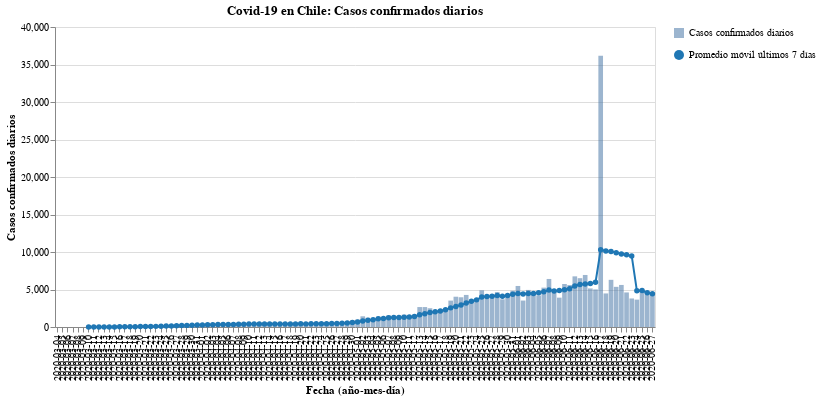

Notebook cell for this chart:
### Code cell
#hide_input
bars, line = my_cases_plot(region)
(bars + line).properties(
    title=f'Covid-19 en Chile: Casos confirmados diarios',
    width=600
)

### Figure 1 — Vega-Lite specification as saved in the notebook (floating-point values rounded to 4 significant figures)
{"config": {"view": {"continuousWidth": 400, "continuousHeight": 300}}, "layer": [{"mark": {"type": "bar", "opacity": 0.7}, "encoding": {"opacity": {"type": "nominal", "field": "Casos confirmados diarios", "legend": {"title": ""}}, "tooltip": [{"type": "nominal", "field": "Fecha"}, {"type": "quantitative", "field": "Casos confirmados"}], "x": {"type": "nominal", "axis": {"title": "Fecha (año-mes-día)"}, "field": "Fecha"}, "y": {"type": "quantitative", "axis": {"title": "Casos confirmados diarios"}, "field": "Casos confirmados"}}}, {"mark": {"type": "line", "color": "#1f77b4", "point": {"filled": true, "fill": "#1f77b4"}}, "encoding": {"shape": {"type": "nominal", "field": "Promedio móvil últimos 7 días", "legend": {"title": ""}}, "x": {"type": "nominal", "axis": {"title": "Fecha (año-mes-día)"}, "field": "Fecha"}, "y": {"type": "quantitative", "field": "Rolling"}}}], "data": {"name": "data-73587dfa3d5a085f0be27019040148b0"}, "title": "Covid-19 en Chile: Casos confirmados diarios", "width": 600, "$schema": "https://vega.github.io/schema/vega-lite/v4.8.1.json", "datasets": {"data-73587dfa3d5a085f0be27019040148b0": [{"Fecha": "2020-03-04", "Casos confirmados": 2, "Rolling": null, "Casos confirmados diarios": "Casos confirmados diarios", "Promedio móvil últimos 7 días": "Promedio móvil últimos 7 días"}, {"Fecha": "2020-03-05", "Casos confirmados": 1, "Rolling": null, "Casos confirmados diarios": "Casos confirmados diarios", "Promedio móvil últimos 7 días": "Promedio móvil últimos 7 días"}, {"Fecha": "2020-03-06", "Casos confirmados": 1, "Rolling": null, "Casos confirmados diarios": "Casos confirmados diarios", "Promedio móvil últimos 7 días": "Promedio móvil últimos 7 días"}, {"Fecha": "2020-03-07", "Casos confirmados": 2, "Rolling": null, "Casos confirmados diarios": "Casos confirmados diarios", "Promedio móvil últimos 7 días": "Promedio móvil últimos 7 días"}, {"Fecha": "2020-03-08", "Casos confirmados": 3, "Rolling": null, "Casos confirmados diarios": "Casos confirmados diarios", "Promedio móvil últimos 7 días": "Promedio móvil últimos 7 días"}, {"Fecha": "2020-03-09", "Casos confirmados": 5, "Rolling": null, "Casos confirmados diarios": "Casos confirmados diarios", "Promedio móvil últimos 7 días": "Promedio móvil últimos 7 días"}, {"Fecha": "2020-03-10", "Casos confirmados": 2, "Rolling": 2.286, "Casos confirmados diarios": "Casos confirmados diarios", "Promedio móvil últimos 7 días": "Promedio móvil últimos 7 días"}, {"Fecha": "2020-03-11", "Casos confirmados": 6, "Rolling": 2.857, "Casos confirmados diarios": "Casos confirmados diarios", "Promedio móvil últimos 7 días": "Promedio móvil últimos 7 días"}, {"Fecha": "2020-03-12", "Casos confirmados": 10, "Rolling": 4.143, "Casos confirmados diarios": "Casos confirmados diarios", "Promedio móvil últimos 7 días": "Promedio móvil últimos 7 días"}, {"Fecha": "2020-03-13", "Casos confirmados": 10, "Rolling": 5.429, "Casos confirmados diarios": "Casos confirmados diarios", "Promedio móvil últimos 7 días": "Promedio móvil últimos 7 días"}, {"Fecha": "2020-03-14", "Casos confirmados": 18, "Rolling": 7.714, "Casos confirmados diarios": "Casos confirmados diarios", "Promedio móvil últimos 7 días": "Promedio móvil últimos 7 días"}, {"Fecha": "2020-03-15", "Casos confirmados": 14, "Rolling": 9.286, "Casos confirmados diarios": "Casos confirmados diarios", "Promedio móvil últimos 7 días": "Promedio móvil últimos 7 días"}, {"Fecha": "2020-03-16", "Casos confirmados": 81, "Rolling": 20.14, "Casos confirmados diarios": "Casos confirmados diarios", "Promedio móvil últimos 7 días": "Promedio móvil últimos 7 días"}, {"Fecha": "2020-03-17", "Casos confirmados": 45, "Rolling": 26.29, "Casos confirmados diarios": "Casos confirmados diarios", "Promedio móvil últimos 7 días": "Promedio móvil últimos 7 días"}, {"Fecha": "2020-03-18", "Casos confirmados": 37, "Rolling": 30.71, "Casos confirmados diarios": "Casos confirmados diarios", "Promedio móvil últimos 7 días": "Promedio móvil últimos 7 días"}, {"Fecha": "2020-03-19", "Casos confirmados": 104, "Rolling": 44.14, "Casos confirmados diarios": "Casos confirmados diarios", "Promedio móvil últimos 7 días": "Promedio móvil últimos 7 días"}, {"Fecha": "2020-03-20", "Casos confirmados": 92, "Rolling": 55.86, "Casos confirmados diarios": "Casos confirmados diarios", "Promedio móvil últimos 7 días": "Promedio móvil últimos 7 días"}, {"Fecha": "2020-03-21", "Casos confirmados": 103, "Rolling": 68.0, "Casos confirmados diarios": "Casos confirmados diarios", "Promedio móvil últimos 7 días": "Promedio móvil últimos 7 días"}, {"Fecha": "2020-03-22", "Casos confirmados": 95, "Rolling": 79.57, "Casos confirmados diarios": "Casos confirmados diarios", "Promedio móvil últimos 7 días": "Promedio móvil últimos 7 días"}, {"Fecha": "2020-03-23", "Casos confirmados": 114, "Rolling": 84.29, "Casos confirmados diarios": "Casos confirmados diarios", "Promedio móvil últimos 7 días": "Promedio móvil últimos 7 días"}, {"Fecha": "2020-03-24", "Casos confirmados": 176, "Rolling": 103.0, "Casos confirmados diarios": "Casos confirmados diarios", "Promedio móvil últimos 7 días": "Promedio móvil últimos 7 días"}, {"Fecha": "2020-03-25", "Casos confirmados": 220, "Rolling": 129.1, "Casos confirmados diarios": "Casos confirmados diarios", "Promedio móvil últimos 7 días": "Promedio móvil últimos 7 días"}, {"Fecha": "2020-03-26", "Casos confirmados": 164, "Rolling": 137.7, "Casos confirmados diarios": "Casos confirmados diarios", "Promedio móvil últimos 7 días": "Promedio móvil últimos 7 días"}, {"Fecha": "2020-03-27", "Casos confirmados": 304, "Rolling": 168.0, "Casos confirmados diarios": "Casos confirmados diarios", "Promedio móvil últimos 7 días": "Promedio móvil últimos 7 días"}, {"Fecha": "2020-03-28", "Casos confirmados": 299, "Rolling": 196.0, "Casos confirmados diarios": "Casos confirmados diarios", "Promedio móvil últimos 7 días": "Promedio móvil últimos 7 días"}, {"Fecha": "2020-03-29", "Casos confirmados": 230, "Rolling": 215.3, "Casos confirmados diarios": "Casos confirmados diarios", "Promedio móvil últimos 7 días": "Promedio móvil últimos 7 días"}, {"Fecha": "2020-03-30", "Casos confirmados": 310, "Rolling": 243.3, "Casos confirmados diarios": "Casos confirmados diarios", "Promedio móvil últimos 7 días": "Promedio móvil últimos 7 días"}, {"Fecha": "2020-03-31", "Casos confirmados": 289, "Rolling": 259.4, "Casos confirmados diarios": "Casos confirmados diarios", "Promedio móvil últimos 7 días": "Promedio móvil últimos 7 días"}, {"Fecha": "2020-04-01", "Casos confirmados": 293, "Rolling": 269.9, "Casos confirmados diarios": "Casos confirmados diarios", "Promedio móvil últimos 7 días": "Promedio móvil últimos 7 días"}, {"Fecha": "2020-04-02", "Casos confirmados": 373, "Rolling": 299.7, "Casos confirmados diarios": "Casos confirmados diarios", "Promedio móvil últimos 7 días": "Promedio móvil últimos 7 días"}, {"Fecha": "2020-04-03", "Casos confirmados": 333, "Rolling": 303.9, "Casos confirmados diarios": "Casos confirmados diarios", "Promedio móvil últimos 7 días": "Promedio móvil últimos 7 días"}, {"Fecha": "2020-04-04", "Casos confirmados": 424, "Rolling": 321.7, "Casos confirmados diarios": "Casos confirmados diarios", "Promedio móvil últimos 7 días": "Promedio móvil últimos 7 días"}, {"Fecha": "2020-04-05", "Casos confirmados": 310, "Rolling": 333.1, "Casos confirmados diarios": "Casos confirmados diarios", "Promedio móvil últimos 7 días": "Promedio móvil últimos 7 días"}, {"Fecha": "2020-04-06", "Casos confirmados": 344, "Rolling": 338.0, "Casos confirmados diarios": "Casos confirmados diarios", "Promedio móvil últimos 7 días": "Promedio móvil últimos 7 días"}, {"Fecha": "2020-04-07", "Casos confirmados": 301, "Rolling": 339.7, "Casos confirmados diarios": "Casos confirmados diarios", "Promedio móvil últimos 7 días": "Promedio móvil últimos 7 días"}, {"Fecha": "2020-04-08", "Casos confirmados": 430, "Rolling": 359.3, "Casos confirmados diarios": "Casos confirmados diarios", "Promedio móvil últimos 7 días": "Promedio móvil últimos 7 días"}, {"Fecha": "2020-04-09", "Casos confirmados": 426, "Rolling": 366.9, "Casos confirmados diarios": "Casos confirmados diarios", "Promedio móvil últimos 7 días": "Promedio móvil últimos 7 días"}, {"Fecha": "2020-04-10", "Casos confirmados": 529, "Rolling": 394.9, "Casos confirmados diarios": "Casos confirmados diarios", "Promedio móvil últimos 7 días": "Promedio móvil últimos 7 días"}, {"Fecha": "2020-04-11", "Casos confirmados": 426, "Rolling": 395.1, "Casos confirmados diarios": "Casos confirmados diarios", "Promedio móvil últimos 7 días": "Promedio móvil últimos 7 días"}, {"Fecha": "2020-04-12", "Casos confirmados": 286, "Rolling": 391.7, "Casos confirmados diarios": "Casos confirmados diarios", "Promedio móvil últimos 7 días": "Promedio móvil últimos 7 días"}, {"Fecha": "2020-04-13", "Casos confirmados": 312, "Rolling": 387.1, "Casos confirmados diarios": "Casos confirmados diarios", "Promedio móvil últimos 7 días": "Promedio móvil últimos 7 días"}, {"Fecha": "2020-04-14", "Casos confirmados": 392, "Rolling": 400.1, "Casos confirmados diarios": "Casos confirmados diarios", "Promedio móvil últimos 7 días": "Promedio móvil últimos 7 días"}, {"Fecha": "2020-04-15", "Casos confirmados": 356, "Rolling": 389.6, "Casos confirmados diarios": "Casos confirmados diarios", "Promedio móvil últimos 7 días": "Promedio móvil últimos 7 días"}, {"Fecha": "2020-04-16", "Casos confirmados": 534, "Rolling": 405.0, "Casos confirmados diarios": "Casos confirmados diarios", "Promedio móvil últimos 7 días": "Promedio móvil últimos 7 días"}, {"Fecha": "2020-04-17", "Casos confirmados": 445, "Rolling": 393.0, "Casos confirmados diarios": "Casos confirmados diarios", "Promedio móvil últimos 7 días": "Promedio móvil últimos 7 días"}, {"Fecha": "2020-04-18", "Casos confirmados": 478, "Rolling": 400.4, "Casos confirmados diarios": "Casos confirmados diarios", "Promedio móvil últimos 7 días": "Promedio móvil últimos 7 días"}, {"Fecha": "2020-04-19", "Casos confirmados": 358, "Rolling": 410.7, "Casos confirmados diarios": "Casos confirmados diarios", "Promedio móvil últimos 7 días": "Promedio móvil últimos 7 días"}, {"Fecha": "2020-04-20", "Casos confirmados": 419, "Rolling": 426.0, "Casos confirmados diarios": "Casos confirmados diarios", "Promedio móvil últimos 7 días": "Promedio móvil últimos 7 días"}, {"Fecha": "2020-04-21", "Casos confirmados": 325, "Rolling": 416.4, "Casos confirmados diarios": "Casos confirmados diarios", "Promedio móvil últimos 7 días": "Promedio móvil últimos 7 días"}, {"Fecha": "2020-04-22", "Casos confirmados": 464, "Rolling": 431.9, "Casos confirmados diarios": "Casos confirmados diarios", "Promedio móvil últimos 7 días": "Promedio móvil últimos 7 días"}, {"Fecha": "2020-04-23", "Casos confirmados": 516, "Rolling": 429.3, "Casos confirmados diarios": "Casos confirmados diarios", "Promedio móvil últimos 7 días": "Promedio móvil últimos 7 días"}, {"Fecha": "2020-04-24", "Casos confirmados": 494, "Rolling": 436.3, "Casos confirmados diarios": "Casos confirmados diarios", "Promedio móvil últimos 7 días": "Promedio móvil últimos 7 días"}, {"Fecha": "2020-04-25", "Casos confirmados": 552, "Rolling": 446.9, "Casos confirmados diarios": "Casos confirmados diarios", "Promedio móvil últimos 7 días": "Promedio móvil últimos 7 días"}, {"Fecha": "2020-04-26", "Casos confirmados": 473, "Rolling": 463.3, "Casos confirmados diarios": "Casos confirmados diarios", "Promedio móvil últimos 7 días": "Promedio móvil últimos 7 días"}, {"Fecha": "2020-04-27", "Casos confirmados": 482, "Rolling": 472.3, "Casos confirmados diarios": "Casos confirmados diarios", "Promedio móvil últimos 7 días": "Promedio móvil últimos 7 días"}, {"Fecha": "2020-04-28", "Casos confirmados": 552, "Rolling": 504.7, "Casos confirmados diarios": "Casos confirmados diarios", "Promedio móvil últimos 7 días": "Promedio móvil últimos 7 días"}, {"Fecha": "2020-04-29", "Casos confirmados": 770, "Rolling": 548.4, "Casos confirmados diarios": "Casos confirmados diarios", "Promedio móvil últimos 7 días": "Promedio móvil últimos 7 días"}, {"Fecha": "2020-04-30", "Casos confirmados": 888, "Rolling": 601.6, "Casos confirmados diarios": "Casos confirmados diarios", "Promedio móvil últimos 7 días": "Promedio móvil últimos 7 días"}, {"Fecha": "2020-05-01", "Casos confirmados": 985, "Rolling": 671.7, "Casos confirmados diarios": "Casos confirmados diarios", "Promedio móvil últimos 7 días": "Promedio móvil últimos 7 días"}, {"Fecha": "2020-05-02", "Casos confirmados": 1427, "Rolling": 796.7, "Casos confirmados diarios": "Casos confirmados diarios", "Promedio móvil últimos 7 días": "Promedio móvil últimos 7 días"}, {"Fecha": "2020-05-03", "Casos confirmados": 1228, "Rolling": 904.6, "Casos confirmados diarios": "Casos confirmados diarios", "Promedio móvil últimos 7 días": "Promedio móvil últimos 7 días"}, {"Fecha": "2020-05-04", "Casos confirmados": 980, "Rolling": 975.7, "Casos confirmados diarios": "Casos confirmados diarios", "Promedio móvil últimos 7 días": "Promedio móvil últimos 7 días"}, {"Fecha": "2020-05-05", "Casos confirmados": 1373, "Rolling": 1093.0, "Casos confirmados diarios": "Casos confirmados diarios", "Promedio móvil últimos 7 días": "Promedio móvil últimos 7 días"}, {"Fecha": "2020-05-06", "Casos confirmados": 1032, "Rolling": 1130.0, "Casos confirmados diarios": "Casos confirmados diarios", "Promedio móvil últimos 7 días": "Promedio móvil últimos 7 días"}, {"Fecha": "2020-05-07", "Casos confirmados": 1533, "Rolling": 1223.0, "Casos confirmados diarios": "Casos confirmados diarios", "Promedio móvil últimos 7 días": "Promedio móvil últimos 7 días"}, {"Fecha": "2020-05-08", "Casos confirmados": 1391, "Rolling": 1281.0, "Casos confirmados diarios": "Casos confirmados diarios", "Promedio móvil últimos 7 días": "Promedio móvil últimos 7 días"}, {"Fecha": "2020-05-09", "Casos confirmados": 1247, "Rolling": 1255.0, "Casos confirmados diarios": "Casos confirmados diarios", "Promedio móvil últimos 7 días": "Promedio móvil últimos 7 días"}, {"Fecha": "2020-05-10", "Casos confirmados": 1647, "Rolling": 1315.0, "Casos confirmados diarios": "Casos confirmados diarios", "Promedio móvil últimos 7 días": "Promedio móvil últimos 7 días"}, {"Fecha": "2020-05-11", "Casos confirmados": 1197, "Rolling": 1346.0, "Casos confirmados diarios": "Casos confirmados diarios", "Promedio móvil últimos 7 días": "Promedio móvil últimos 7 días"}, {"Fecha": "2020-05-12", "Casos confirmados": 1658, "Rolling": 1386.0, "Casos confirmados diarios": "Casos confirmados diarios", "Promedio móvil últimos 7 días": "Promedio móvil últimos 7 días"}, {"Fecha": "2020-05-13", "Casos confirmados": 2660, "Rolling": 1619.0, "Casos confirmados diarios": "Casos confirmados diarios", "Promedio móvil últimos 7 días": "Promedio móvil últimos 7 días"}, {"Fecha": "2020-05-14", "Casos confirmados": 2659, "Rolling": 1780.0, "Casos confirmados diarios": "Casos confirmados diarios", "Promedio móvil últimos 7 días": "Promedio móvil últimos 7 días"}, {"Fecha": "2020-05-15", "Casos confirmados": 2502, "Rolling": 1939.0, "Casos confirmados diarios": "Casos confirmados diarios", "Promedio móvil últimos 7 días": "Promedio móvil últimos 7 días"}, {"Fecha": "2020-05-16", "Casos confirmados": 1886, "Rolling": 2030.0, "Casos confirmados diarios": "Casos confirmados diarios", "Promedio móvil últimos 7 días": "Promedio móvil últimos 7 días"}, {"Fecha": "2020-05-17", "Casos confirmados": 2353, "Rolling": 2131.0, "Casos confirmados diarios": "Casos confirmados diarios", "Promedio móvil últimos 7 días": "Promedio móvil últimos 7 días"}, {"Fecha": "2020-05-18", "Casos confirmados": 2278, "Rolling": 2285.0, "Casos confirmados diarios": "Casos confirmados diarios", "Promedio móvil últimos 7 días": "Promedio móvil últimos 7 días"}, {"Fecha": "2020-05-19", "Casos confirmados": 3520, "Rolling": 2551.0, "Casos confirmados diarios": "Casos confirmados diarios", "Promedio móvil últimos 7 días": "Promedio móvil últimos 7 días"}, {"Fecha": "2020-05-20", "Casos confirmados": 4038, "Rolling": 2748.0, "Casos confirmados diarios": "Casos confirmados diarios", "Promedio móvil últimos 7 días": "Promedio móvil últimos 7 días"}, {"Fecha": "2020-05-21", "Casos confirmados": 3964, "Rolling": 2934.0, "Casos confirmados diarios": "Casos confirmados diarios", "Promedio móvil últimos 7 días": "Promedio móvil últimos 7 días"}, {"Fecha": "2020-05-22", "Casos confirmados": 4276, "Rolling": 3188.0, "Casos confirmados diarios": "Casos confirmados diarios", "Promedio móvil últimos 7 días": "Promedio móvil últimos 7 días"}, {"Fecha": "2020-05-23", "Casos confirmados": 3536, "Rolling": 3424.0, "Casos confirmados diarios": "Casos confirmados diarios", "Promedio móvil últimos 7 días": "Promedio móvil últimos 7 días"}, {"Fecha": "2020-05-24", "Casos confirmados": 3709, "Rolling": 3617.0, "Casos confirmados diarios": "Casos confirmados diarios", "Promedio móvil últimos 7 días": "Promedio móvil últimos 7 días"}, {"Fecha": "2020-05-25", "Casos confirmados": 4895, "Rolling": 3991.0, "Casos confirmados diarios": "Casos confirmados diarios", "Promedio móvil últimos 7 días": "Promedio móvil últimos 7 días"}, {"Fecha": "2020-05-26", "Casos confirmados": 3964, "Rolling": 4055.0, "Casos confirmados diarios": "Casos confirmados diarios", "Promedio móvil últimos 7 días": "Promedio móvil últimos 7 días"}, {"Fecha": "2020-05-27", "Casos confirmados": 4328, "Rolling": 4096.0, "Casos confirmados diarios": "Casos confirmados diarios", "Promedio móvil últimos 7 días": "Promedio móvil últimos 7 días"}, {"Fecha": "2020-05-28", "Casos confirmados": 4654, "Rolling": 4195.0, "Casos confirmados diarios": "Casos confirmados diarios", "Promedio móvil últimos 7 días": "Promedio móvil últimos 7 días"}, {"Fecha": "2020-05-29", "Casos confirmados": 3695, "Rolling": 4112.0, "Casos confirmados diarios": "Casos confirmados diarios", "Promedio móvil últimos 7 días": "Promedio móvil últimos 7 días"}, {"Fecha": "2020-05-30", "Casos confirmados": 4220, "Rolling": 4209.0, "Casos confirmados diarios": "Casos confirmados diarios", "Promedio móvil últimos 7 días": "Promedio móvil últimos 7 días"}, {"Fecha": "2020-05-31", "Casos confirmados": 4830, "Rolling": 4369.0, "Casos confirmados diarios": "Casos confirmados diarios", "Promedio móvil últimos 7 días": "Promedio móvil últimos 7 días"}, {"Fecha": "2020-06-01", "Casos confirmados": 5471, "Rolling": 4452.0, "Casos confirmados diarios": "Casos confirmados diarios", "Promedio móvil últimos 7 días": "Promedio móvil últimos 7 días"}, {"Fecha": "2020-06-02", "Casos confirmados": 3527, "Rolling": 4389.0, "Casos confirmados diarios": "Casos confirmados diarios", "Promedio móvil últimos 7 días": "Promedio móvil últimos 7 días"}, {"Fecha": "2020-06-03", "Casos confirmados": 4942, "Rolling": 4477.0, "Casos confirmados diarios": "Casos confirmados diarios", "Promedio móvil últimos 7 días": "Promedio móvil últimos 7 días"}, {"Fecha": "2020-06-04", "Casos confirmados": 4664, "Rolling": 4478.0, "Casos confirmados diarios": "Casos confirmados diarios", "Promedio móvil últimos 7 días": "Promedio móvil últimos 7 días"}, {"Fecha": "2020-06-05", "Casos confirmados": 4207, "Rolling": 4552.0, "Casos confirmados diarios": "Casos confirmados diarios", "Promedio móvil últimos 7 días": "Promedio móvil últimos 7 días"}, {"Fecha": "2020-06-06", "Casos confirmados": 5246, "Rolling": 4698.0, "Casos confirmados diarios": "Casos confirmados diarios", "Promedio móvil últimos 7 días": "Promedio móvil últimos 7 días"}, {"Fecha": "2020-06-07", "Casos confirmados": 6405, "Rolling": 4923.0, "Casos confirmados diarios": "Casos confirmados diarios", "Promedio móvil últimos 7 días": "Promedio móvil últimos 7 días"}, {"Fecha": "2020-06-08", "Casos confirmados": 4696, "Rolling": 4812.0, "Casos confirmados diarios": "Casos confirmados diarios", "Promedio móvil últimos 7 días": "Promedio móvil últimos 7 días"}, {"Fecha": "2020-06-09", "Casos confirmados": 3913, "Rolling": 4868.0, "Casos confirmados diarios": "Casos confirmados diarios", "Promedio móvil últimos 7 días": "Promedio móvil últimos 7 días"}, {"Fecha": "2020-06-10", "Casos confirmados": 5737, "Rolling": 4981.0, "Casos confirmados diarios": "Casos confirmados diarios", "Promedio móvil últimos 7 días": "Promedio móvil últimos 7 días"}, {"Fecha": "2020-06-11", "Casos confirmados": 5596, "Rolling": 5114.0, "Casos confirmados diarios": "Casos confirmados diarios", "Promedio móvil últimos 7 días": "Promedio móvil últimos 7 días"}, {"Fecha": "2020-06-12", "Casos confirmados": 6754, "Rolling": 5478.0, "Casos confirmados diarios": "Casos confirmados diarios", "Promedio móvil últimos 7 días": "Promedio móvil últimos 7 días"}, {"Fecha": "2020-06-13", "Casos confirmados": 6509, "Rolling": 5659.0, "Casos confirmados diarios": "Casos confirmados diarios", "Promedio móvil últimos 7 días": "Promedio móvil últimos 7 días"}, {"Fecha": "2020-06-14", "Casos confirmados": 6938, "Rolling": 5735.0, "Casos confirmados diarios": "Casos confirmados diarios", "Promedio móvil últimos 7 días": "Promedio móvil últimos 7 días"}, {"Fecha": "2020-06-15", "Casos confirmados": 5143, "Rolling": 5799.0, "Casos confirmados diarios": "Casos confirmados diarios", "Promedio móvil últimos 7 días": "Promedio móvil últimos 7 días"}, {"Fecha": "2020-06-16", "Casos confirmados": 5013, "Rolling": 5956.0, "Casos confirmados diarios": "Casos confirmados diarios", "Promedio móvil últimos 7 días": "Promedio móvil últimos 7 días"}, {"Fecha": "2020-06-17", "Casos confirmados": 36179, "Rolling": 10300.0, "Casos confirmados diarios": "Casos confirmados diarios", "Promedio móvil últimos 7 días": "Promedio móvil últimos 7 días"}, {"Fecha": "2020-06-18", "Casos confirmados": 4475, "Rolling": 10140.0, "Casos confirmados diarios": "Casos confirmados diarios", "Promedio móvil últimos 7 días": "Promedio móvil últimos 7 días"}, {"Fecha": "2020-06-19", "Casos confirmados": 6290, "Rolling": 10080.0, "Casos confirmados diarios": "Casos confirmados diarios", "Promedio móvil últimos 7 días": "Promedio móvil últimos 7 días"}, {"Fecha": "2020-06-20", "Casos confirmados": 5355, "Rolling": 9913.0, "Casos confirmados diarios": "Casos confirmados diarios", "Promedio móvil últimos 7 días": "Promedio móvil últimos 7 días"}, {"Fecha": "2020-06-21", "Casos confirmados": 5607, "Rolling": 9723.0, "Casos confirmados diarios": "Casos confirmados diarios", "Promedio móvil últimos 7 días": "Promedio móvil últimos 7 días"}, {"Fecha": "2020-06-22", "Casos confirmados": 4608, "Rolling": 9647.0, "Casos confirmados diarios": "Casos confirmados diarios", "Promedio móvil últimos 7 días": "Promedio móvil últimos 7 días"}, {"Fecha": "2020-06-23", "Casos confirmados": 3804, "Rolling": 9474.0, "Casos confirmados diarios": "Casos confirmados diarios", "Promedio móvil últimos 7 días": "Promedio móvil últimos 7 días"}, {"Fecha": "2020-06-24", "Casos confirmados": 3649, "Rolling": 4827.0, "Casos confirmados diarios": "Casos confirmados diarios", "Promedio móvil últimos 7 días": "Promedio móvil últimos 7 días"}, {"Fecha": "2020-06-25", "Casos confirmados": 4648, "Rolling": 4852.0, "Casos confirmados diarios": "Casos confirmados diarios", "Promedio móvil últimos 7 días": "Promedio móvil últimos 7 días"}, {"Fecha": "2020-06-26", "Casos confirmados": 4296, "Rolling": 4567.0, "Casos confirmados diarios": "Casos confirmados diarios", "Promedio móvil últimos 7 días": "Promedio móvil últimos 7 días"}, {"Fecha": "2020-06-27", "Casos confirmados": 4406, "Rolling": 4431.0, "Casos confirmados diarios": "Casos confirmados diarios", "Promedio móvil últimos 7 días": "Promedio móvil últimos 7 días"}]}}
